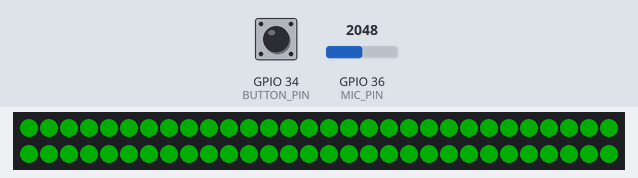
Bench run of a sketch on a simulated ESP32. On the bench: 60 RGB LEDs in strip order, left to right, continuing on the next row. Inputs (shaded band) come from the test bench; at power-on: GPIO 34 (BUTTON_PIN) HIGH, GPIO 36 (MIC_PIN) = 2048. Dim RGB values are drawn brighter than linear; what the sketch prints to the serial monitor is not drawn.

Above: at 1.2 s.
1.3 s: GPIO 34 (BUTTON_PIN) pulled LOW for 0.15 s
2.9 s: GPIO 34 (BUTTON_PIN) pulled LOW for 1 s
At 4.3 s:
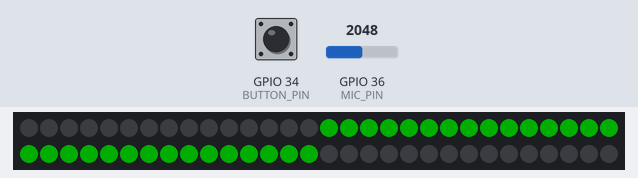
5.4 s: GPIO 34 (BUTTON_PIN) pulled LOW for 3.2 s
At 6.1 s:
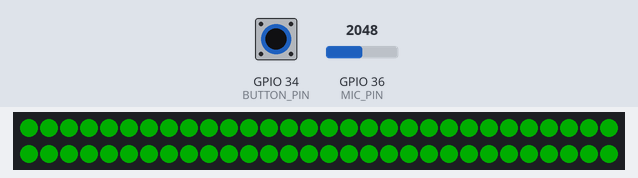
Timing chart, 0 to 8.4 s (numbered marks = the images above; inputs shaded):
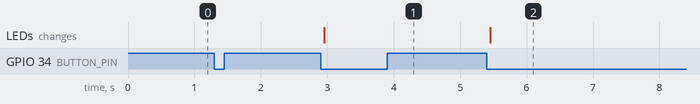

Measured:
- after the input at 2.9 s, the LEDs: change after 0.05 s (image 1)
- after the input at 5.4 s, the LEDs: change after 0.05 s (image 2)

The sketch:

led-controller.ino
```cpp
// Driver for addressable RGB LED Strip
#include "Freenove_WS2812_Lib_for_ESP32.h"

// Defines for used pins and ADC channels
#define LEDS_COUNT  60
#define LEDS_PIN	  5
#define LED_CHANNEL 0

#define MIC_PIN     36

#define BUTTON_PIN  34

// Define bytes used for communication packets
#define INIT_COM           0x00
#define SINGLE_COLOR_COM   0x01
#define NEW_COLOR_LIST_COM 0x02
#define FADE_EFFECT_COM    0x03
#define CYCLE_EFFECT_COM   0x04

// Container for RGB bytes
typedef struct {
  byte red;
  byte green;
  byte blue;
} RGB_t;

// Available effects
enum class Effect {NONE, FADE, CYCLE};

// Initialize LED strip
Freenove_ESP32_WS2812 strip = Freenove_ESP32_WS2812(LEDS_COUNT, LEDS_PIN, LED_CHANNEL, TYPE_GRB);

// Setup pins, interrupt, and serial communication
void setup() {
  pinMode(BUTTON_PIN, INPUT);
  attachInterrupt(digitalPinToInterrupt(BUTTON_PIN), change_effect_button, FALLING);
  strip.begin();
  Serial.begin(115200);
}

// Globals for indicies for incrementing in main loop
byte fade_index = 0;
byte fade_map_index = 0;
byte led_cycle_index = 0;

// Store current effect
Effect cur_effect = Effect::NONE;

// Store available colors
byte num_fade_colors = 1;
RGB_t* fade_colors = new RGB_t[num_fade_colors] { {0, 50, 0} };

// Main program loop
void loop() {
  // Check if there is anything in the serial buffer
  if (Serial.available()) {
    byte header_byte = Serial.read();
    switch (header_byte) {
      // Reinitialize the LED strip
      case INIT_COM:
        strip.begin();
        turn_off_leds();
        cur_effect = Effect::NONE;
        delete[] fade_colors;
        fade_colors = new RGB_t[1] { {0, 0, 0} };
        num_fade_colors = 1;
        break;
      // Change to a single color
      case SINGLE_COLOR_COM:
        cur_effect = Effect::NONE;
        delete[] fade_colors;
        fade_colors = new RGB_t[1] { get_serial_color() };
        num_fade_colors = 1;
        break;
      // Give new list of colors to apply to the effect
      case NEW_COLOR_LIST_COM:
        read_in_color_list();
        break;
      // Change to the fade effect
      case FADE_EFFECT_COM:
        turn_off_leds();
        cur_effect = Effect::FADE;
        break;
      // Change to the cycle effect
      case CYCLE_EFFECT_COM:
        turn_off_leds();
        cur_effect = Effect::CYCLE;
      default:
        break;
    }
  }
  // Apply the current color effect
  do_color_effect();
}

// Interrupt handler for push button
void change_effect_button() {
  // Cycle between effects in the enum class for effects
  switch (cur_effect) {
    case Effect::NONE:
      cur_effect = Effect::CYCLE;
      break;
    case Effect::CYCLE:
      cur_effect = Effect::FADE;
      break;
    case Effect::FADE:
      cur_effect = Effect::NONE;
      break;
  }
  // Debounce switch
  delayMicroseconds(50000);
}

// Read a new list of colors from the serial buffer
void read_in_color_list() {
  // Get the variable packet size
  num_fade_colors = Serial.read();
  // Overwrite the previous colors
  delete[] fade_colors;
  fade_colors = new RGB_t[num_fade_colors];
  for (int i = 0; i < num_fade_colors; i++) {
    fade_colors[i] = get_serial_color();
  }
}

// Apply the current selected color effect
void do_color_effect() {
  switch (cur_effect) {
    case Effect::NONE:
      Serial.println("Doing effect: none");
      do_effect_none();
      break;
    case Effect::FADE:
      Serial.println("Doing effect: Fade");
      do_effect_fade();
      break;
    case Effect::CYCLE:
      Serial.println("Doing effect: cycle");
      do_effect_cycle();
      break;
    default:
      Serial.println("No effect being done. How did you get an invalid effect?");
      break;
  }
}

// Show the first color in the color list
void do_effect_none() {
  Serial.print("Effect colors: ");
  Serial.print(fade_colors[0].red);
  Serial.print(" ");
  Serial.print(fade_colors[0].green);
  Serial.print(" ");
  Serial.println(fade_colors[0].blue);
  for (int i = 0; i < LEDS_COUNT; i++) {
    strip.setLedColorData(i, fade_colors[0].red, fade_colors[0].green, fade_colors[0].blue);
  }
  strip.show();
  delay(10);
}

// Fade between all colors in the list using linear interpolation
void do_effect_fade() {
  fade_map_index++;
  if (fade_map_index > 100) {
    fade_map_index = 0;
    fade_index = (fade_index + 1) % num_fade_colors;
  }
  byte target_fade = (fade_index + 1) % num_fade_colors;
  // Linear interpolation for fading colors
  byte r = map(fade_map_index, 0, 100, fade_colors[fade_index].red, fade_colors[target_fade].red);
  byte g = map(fade_map_index, 0, 100, fade_colors[fade_index].green, fade_colors[target_fade].green);
  byte b = map(fade_map_index, 0, 100, fade_colors[fade_index].blue, fade_colors[target_fade].blue);
  volume_based_lighting(r, g, b);
  strip.show();
  delay(10);
}

// Use analog input to change the number of LEDs lit up
void volume_based_lighting(byte r, byte g, byte b) {
  int mic_amplitude = analogRead(MIC_PIN);
  Serial.println(mic_amplitude);
  // Get number of LEDs to light up
  byte length_from_mid = map(mic_amplitude, 0, 4095, 1, LEDS_COUNT / 2);
  for (int i = 0; i < LEDS_COUNT; i++) {
     strip.setLedColorData(i, 0, 0, 0);
  }
  for (int i = (LEDS_COUNT / 2) - length_from_mid; i < (LEDS_COUNT / 2) + length_from_mid; i++) {
    strip.setLedColorData(i, r, g, b);
  }
  delay(2);
}

// Cycle between the colors one LED at a time
void do_effect_cycle() {
  RGB_t cur_color = fade_colors[fade_index];
  Serial.print("Cycling color: ");
  Serial.print(cur_color.red);
  Serial.print(" ");
  Serial.print(cur_color.green);
  Serial.print(" ");
  Serial.println(cur_color.blue);
  Serial.println(led_cycle_index);
  if (led_cycle_index >= LEDS_COUNT) {
    led_cycle_index = -1;
    fade_index = (fade_index + 1) % num_fade_colors;
  }
  strip.setLedColorData(led_cycle_index, cur_color.red, cur_color.green, cur_color.blue);
  led_cycle_index += 1;
  strip.show();
  delay(10);
}

// Get the next three byte from the serial buffer and return a packed RGB value
RGB_t get_serial_color() {
  byte temp_buf[3];
  Serial.readBytes(temp_buf, 3);
  Serial.write("Red:");
  Serial.print(temp_buf[0]);
  Serial.write(", Green:");
  Serial.print(temp_buf[1]);
  Serial.write(", Blue:");
  Serial.print(temp_buf[2]);
  RGB_t color = {temp_buf[0], temp_buf[1], temp_buf[2]};
  return color;
}

// Turn off every LED
void turn_off_leds() {
  for (int i = 0; i < LEDS_COUNT; i++) {
    strip.setLedColorData(i, 0, 0, 0);
  }
  strip.show();
}

// Show the same color on all LEDs
void set_solid_color(RGB_t color) {
  for (int i = 0; i < LEDS_COUNT; i++) {
    strip.setLedColorData(i, color.red, color.green, color.blue);
  }
  strip.show();
}
```
